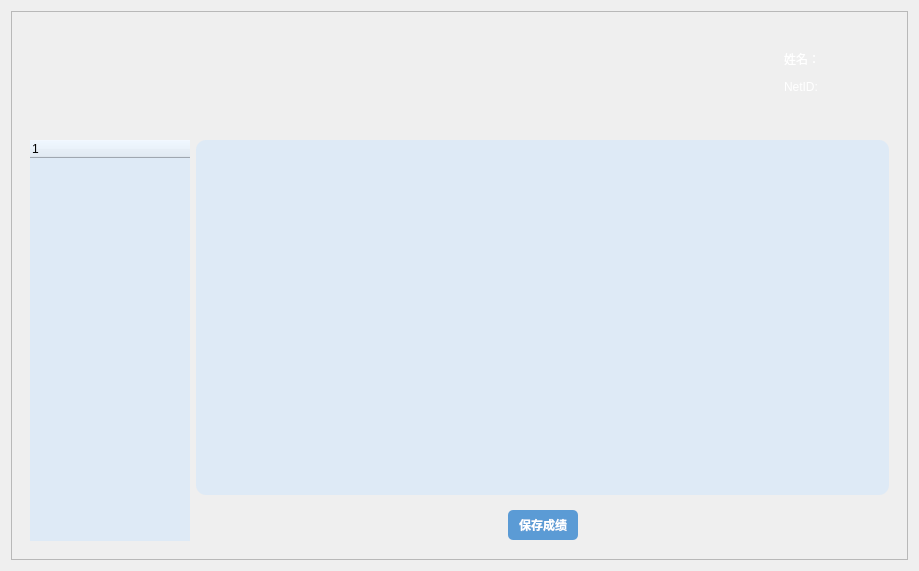
<?xml version="1.0" encoding="UTF-8"?>
<ui version="4.0">
 <class>Frm_TchClassManage</class>
 <widget class="QWidget" name="Frm_TchClassManage">
  <property name="geometry">
   <rect>
    <x>0</x>
    <y>0</y>
    <width>919</width>
    <height>571</height>
   </rect>
  </property>
  <property name="windowTitle">
   <string>Form</string>
  </property>
  <layout class="QVBoxLayout" name="verticalLayout_4">
   <item>
    <widget class="QFrame" name="frame">
     <property name="frameShape">
      <enum>QFrame::StyledPanel</enum>
     </property>
     <property name="frameShadow">
      <enum>QFrame::Raised</enum>
     </property>
     <layout class="QVBoxLayout" name="verticalLayout_2">
      <item>
       <widget class="QWidget" name="widget_4" native="true">
        <property name="minimumSize">
         <size>
          <width>0</width>
          <height>104</height>
         </size>
        </property>
        <property name="maximumSize">
         <size>
          <width>16777215</width>
          <height>104</height>
         </size>
        </property>
        <layout class="QHBoxLayout" name="horizontalLayout_11">
         <item>
          <spacer name="horizontalSpacer_27">
           <property name="orientation">
            <enum>Qt::Horizontal</enum>
           </property>
           <property name="sizeType">
            <enum>QSizePolicy::Fixed</enum>
           </property>
           <property name="sizeHint" stdset="0">
            <size>
             <width>13</width>
             <height>17</height>
            </size>
           </property>
          </spacer>
         </item>
         <item>
          <widget class="QLabel" name="jwTitle_4">
           <property name="sizePolicy">
            <sizepolicy hsizetype="Preferred" vsizetype="Preferred">
             <horstretch>0</horstretch>
             <verstretch>0</verstretch>
            </sizepolicy>
           </property>
           <property name="minimumSize">
            <size>
             <width>0</width>
             <height>0</height>
            </size>
           </property>
           <property name="maximumSize">
            <size>
             <width>16777215</width>
             <height>16777215</height>
            </size>
           </property>
           <property name="font">
            <font>
             <pointsize>18</pointsize>
            </font>
           </property>
           <property name="styleSheet">
            <string notr="true"/>
           </property>
           <property name="text">
            <string/>
           </property>
          </widget>
         </item>
         <item>
          <spacer name="horizontalSpacer_28">
           <property name="orientation">
            <enum>Qt::Horizontal</enum>
           </property>
           <property name="sizeType">
            <enum>QSizePolicy::Expanding</enum>
           </property>
           <property name="sizeHint" stdset="0">
            <size>
             <width>270</width>
             <height>25</height>
            </size>
           </property>
          </spacer>
         </item>
         <item>
          <widget class="QWidget" name="widget_7" native="true">
           <layout class="QHBoxLayout" name="horizontalLayout_12">
            <item>
             <widget class="QPushButton" name="btn_HeadPortrait">
              <property name="cursor">
               <cursorShape>OpenHandCursor</cursorShape>
              </property>
              <property name="styleSheet">
               <string notr="true">background: transparent;
color: rgba(255,255,255,0.5);
border-top-right-radius: 4px;
border-bottom-right-radius: 4px;
</string>
              </property>
              <property name="text">
               <string/>
              </property>
             </widget>
            </item>
            <item>
             <widget class="QWidget" name="widget_3" native="true">
              <layout class="QVBoxLayout" name="verticalLayout_3">
               <item>
                <layout class="QHBoxLayout" name="horizontalLayout_13">
                 <item>
                  <widget class="QLabel" name="label_11">
                   <property name="styleSheet">
                    <string notr="true">color: rgb(255, 255, 255);
font: 11pt &quot;Microsoft YaHei UI&quot;;</string>
                   </property>
                   <property name="text">
                    <string>姓名：</string>
                   </property>
                  </widget>
                 </item>
                 <item>
                  <widget class="QLabel" name="lbl_TchName">
                   <property name="styleSheet">
                    <string notr="true">color: rgb(255, 255, 255);
font: 11pt &quot;Microsoft YaHei UI&quot;;</string>
                   </property>
                   <property name="text">
                    <string/>
                   </property>
                  </widget>
                 </item>
                </layout>
               </item>
               <item>
                <layout class="QHBoxLayout" name="horizontalLayout_14">
                 <item>
                  <widget class="QLabel" name="label_12">
                   <property name="styleSheet">
                    <string notr="true">color: rgb(255, 255, 255);
font: 11pt &quot;Microsoft YaHei UI&quot;;</string>
                   </property>
                   <property name="text">
                    <string>NetID:</string>
                   </property>
                  </widget>
                 </item>
                 <item>
                  <widget class="QLabel" name="lbl_NetID">
                   <property name="styleSheet">
                    <string notr="true">color: rgb(255, 255, 255);
font: 11pt &quot;Microsoft YaHei UI&quot;;</string>
                   </property>
                   <property name="text">
                    <string/>
                   </property>
                  </widget>
                 </item>
                </layout>
               </item>
              </layout>
             </widget>
            </item>
            <item>
             <widget class="QPushButton" name="btn_Exit">
              <property name="sizePolicy">
               <sizepolicy hsizetype="Fixed" vsizetype="Fixed">
                <horstretch>0</horstretch>
                <verstretch>0</verstretch>
               </sizepolicy>
              </property>
              <property name="cursor">
               <cursorShape>OpenHandCursor</cursorShape>
              </property>
              <property name="styleSheet">
               <string notr="true">background: transparent;
color: rgba(255,255,255,0.5);
border-top-right-radius: 4px;
border-bottom-right-radius: 4px;
</string>
              </property>
              <property name="text">
               <string/>
              </property>
             </widget>
            </item>
           </layout>
          </widget>
         </item>
        </layout>
       </widget>
      </item>
      <item>
       <widget class="QWidget" name="widget_5" native="true">
        <layout class="QHBoxLayout" name="horizontalLayout_2">
         <item>
          <widget class="QTreeWidget" name="trW_CourseList">
           <property name="sizePolicy">
            <sizepolicy hsizetype="Preferred" vsizetype="Preferred">
             <horstretch>3</horstretch>
             <verstretch>0</verstretch>
            </sizepolicy>
           </property>
           <property name="styleSheet">
            <string notr="true">background-color:rgb(222, 234, 246);
border:10px;
border-radius:10px；</string>
           </property>
           <column>
            <property name="text">
             <string notr="true">1</string>
            </property>
           </column>
          </widget>
         </item>
         <item>
          <widget class="QWidget" name="widget" native="true">
           <property name="sizePolicy">
            <sizepolicy hsizetype="Preferred" vsizetype="Preferred">
             <horstretch>13</horstretch>
             <verstretch>0</verstretch>
            </sizepolicy>
           </property>
           <layout class="QVBoxLayout" name="verticalLayout">
            <property name="leftMargin">
             <number>0</number>
            </property>
            <property name="topMargin">
             <number>0</number>
            </property>
            <property name="rightMargin">
             <number>0</number>
            </property>
            <property name="bottomMargin">
             <number>0</number>
            </property>
            <item>
             <widget class="QTableWidget" name="tbW_ClassInfo">
              <property name="sizePolicy">
               <sizepolicy hsizetype="Preferred" vsizetype="Preferred">
                <horstretch>0</horstretch>
                <verstretch>0</verstretch>
               </sizepolicy>
              </property>
              <property name="styleSheet">
               <string notr="true">background-color:rgb(222, 234, 246);
alternate-background-color: rgb(255, 255, 255);
gridline-color:rgb(201, 224, 246);
border-radius:10px</string>
              </property>
             </widget>
            </item>
            <item>
             <widget class="QWidget" name="widget_2" native="true">
              <property name="sizePolicy">
               <sizepolicy hsizetype="Preferred" vsizetype="Fixed">
                <horstretch>0</horstretch>
                <verstretch>0</verstretch>
               </sizepolicy>
              </property>
              <property name="minimumSize">
               <size>
                <width>0</width>
                <height>40</height>
               </size>
              </property>
              <property name="maximumSize">
               <size>
                <width>16777215</width>
                <height>40</height>
               </size>
              </property>
              <layout class="QHBoxLayout" name="horizontalLayout">
               <item>
                <spacer name="horizontalSpacer">
                 <property name="orientation">
                  <enum>Qt::Horizontal</enum>
                 </property>
                 <property name="sizeHint" stdset="0">
                  <size>
                   <width>288</width>
                   <height>19</height>
                  </size>
                 </property>
                </spacer>
               </item>
               <item>
                <widget class="QPushButton" name="btn_SaveScore">
                 <property name="minimumSize">
                  <size>
                   <width>70</width>
                   <height>30</height>
                  </size>
                 </property>
                 <property name="maximumSize">
                  <size>
                   <width>70</width>
                   <height>30</height>
                  </size>
                 </property>
                 <property name="cursor">
                  <cursorShape>OpenHandCursor</cursorShape>
                 </property>
                 <property name="styleSheet">
                  <string notr="true">background-color:rgb(91, 155, 213);
color:rgb(255, 255, 255);
font: 10pt &quot;幼圆&quot;;
font-weight: bold;
border-radius: 5px; </string>
                 </property>
                 <property name="text">
                  <string>保存成绩</string>
                 </property>
                </widget>
               </item>
               <item>
                <spacer name="horizontalSpacer_2">
                 <property name="orientation">
                  <enum>Qt::Horizontal</enum>
                 </property>
                 <property name="sizeHint" stdset="0">
                  <size>
                   <width>288</width>
                   <height>19</height>
                  </size>
                 </property>
                </spacer>
               </item>
              </layout>
             </widget>
            </item>
           </layout>
          </widget>
         </item>
        </layout>
       </widget>
      </item>
     </layout>
    </widget>
   </item>
  </layout>
 </widget>
 <resources/>
 <connections/>
</ui>
